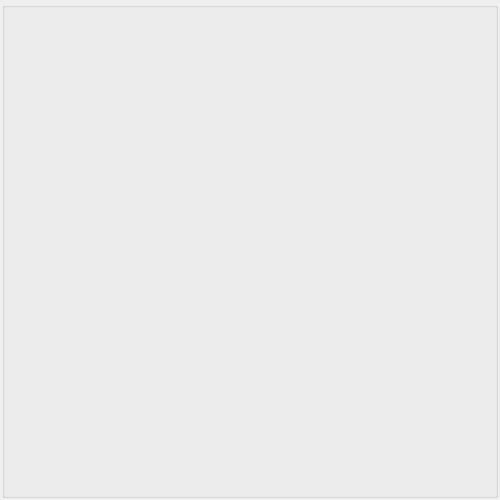
<?xml version="1.0" encoding="UTF-8"?>
<ui version="4.0">
 <class>VLCVideoWidget</class>
 <widget class="QWidget" name="VLCVideoWidget">
  <property name="geometry">
   <rect>
    <x>0</x>
    <y>0</y>
    <width>500</width>
    <height>500</height>
   </rect>
  </property>
  <property name="minimumSize">
   <size>
    <width>300</width>
    <height>250</height>
   </size>
  </property>
  <property name="maximumSize">
   <size>
    <width>500</width>
    <height>500</height>
   </size>
  </property>
  <property name="sizeIncrement">
   <size>
    <width>0</width>
    <height>0</height>
   </size>
  </property>
  <property name="windowTitle">
   <string>Form</string>
  </property>
  <property name="styleSheet">
   <string notr="true"/>
  </property>
  <layout class="QGridLayout" name="gridLayout">
   <property name="leftMargin">
    <number>2</number>
   </property>
   <property name="topMargin">
    <number>2</number>
   </property>
   <property name="rightMargin">
    <number>2</number>
   </property>
   <property name="bottomMargin">
    <number>2</number>
   </property>
   <item row="0" column="0">
    <widget class="QGroupBox" name="groupBox">
     <property name="title">
      <string/>
     </property>
    </widget>
   </item>
  </layout>
 </widget>
 <resources/>
 <connections/>
</ui>
